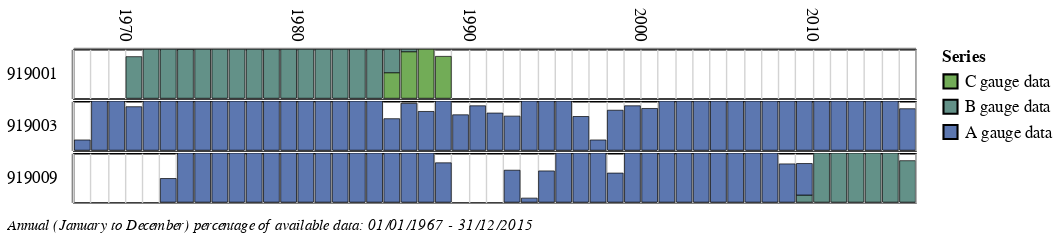

Source (notebook cell):
### Markdown cell above
### Example 2 - Compare available gauge data makeup of several gauge locations

### Code cell
dflist=[ts1["Total"],ts2["Total"],ts3["Total"],ts4["Total"],ts5["Total"],ts6["Total"]]
sites=["919001","919001","919001","919003","919009","919009"]
series=["C gauge data","B gauge data","A gauge data","A gauge data","B gauge data","A gauge data"]

opl.pyblo(dflist,sites,series)

### Figure 1 — Vega-Lite specification as saved in the notebook (floating-point values rounded to 4 significant figures)
{"config": {"view": {"continuousWidth": 300, "continuousHeight": 300, "stroke": "black"}, "axis": {"labelFontSize": 12, "titleFontSize": 12}, "headerRow": {"labelFontSize": 12, "titleFontSize": 12}, "legend": {"labelFontSize": 12, "titleFontSize": 12}}, "data": {"name": "data-38c6abec8106d432085b44ffa2444037"}, "mark": {"type": "bar", "clip": true, "width": {"band": 1}}, "encoding": {"color": {"field": "c", "scale": {"range": ["#72AC57", "#639188", "#5C77B0", "#765EA4", "#98467A", "#BA3438", "#CF512B", "#E18433"]}, "sort": ["C gauge data", "B gauge data", "A gauge data"], "title": "Series", "type": "nominal"}, "order": {"field": "color_c_sort_index", "type": "quantitative"}, "row": {"field": "Site", "header": {"labelAlign": "left", "labelAngle": 0, "labelOrient": "left"}, "sort": ["919001", "919003", "919009"], "spacing": 0, "title": null}, "stroke": {"value": "black"}, "strokeWidth": {"condition": {"test": "datum.Perc > 0", "value": 0.5}, "value": 0}, "tooltip": [{"field": "Perc", "format": ".1%", "title": "Percentage", "type": "quantitative"}, {"field": "c", "title": "Series", "type": "nominal"}, {"field": "index", "format": "%Y", "title": "Water Year", "type": "temporal"}], "x": {"axis": {"grid": true, "gridColor": "lightgrey", "labelAngle": 90, "labelExpr": "year(datum.value) % 10 ? null : datum.label", "labelPadding": 5, "orient": "top", "tickCount": 999999, "ticks": false, "title": null}, "field": "index", "scale": {"domain": ["1967-01-01T00:00:00", "2016-01-01T00:00:00"]}, "timeUnit": "year", "type": "temporal"}, "y": {"axis": {"format": ".1%", "tickCount": 0}, "field": "Perc", "scale": {"domain": [0, 1]}, "stack": "zero", "title": null, "type": "quantitative"}}, "height": 35, "title": {"text": ["Annual (January to December) percentage of available data: 01/01/1967 - 31/12/2015"], "anchor": "start", "baseline": "bottom", "fontSize": 10.8, "fontStyle": "italic", "fontWeight": "normal", "offset": 21.6, "orient": "bottom"}, "transform": [{"lookup": "Series", "from": {"data": {"name": "data-6ab3077922bc200046cff8915352931c"}, "key": "key", "fields": ["c"]}}], "width": 600, "$schema": "https://vega.github.io/schema/vega-lite/v5.8.0.json", "datasets": {"data-38c6abec8106d432085b44ffa2444037": [{"index": "1970-01-01T00:00:00", "Series": "Series1", "Count": 309, "Day_count": 365, "Perc": 0.8466, "Site": "919001"}, {"index": "1971-01-01T00:00:00", "Series": "Series1", "Count": 365, "Day_count": 365, "Perc": 1.0, "Site": "919001"}, {"index": "1972-01-01T00:00:00", "Series": "Series1", "Count": 366, "Day_count": 366, "Perc": 1.0, "Site": "919001"}, {"index": "1973-01-01T00:00:00", "Series": "Series1", "Count": 363, "Day_count": 365, "Perc": 0.9945, "Site": "919001"}, {"index": "1974-01-01T00:00:00", "Series": "Series1", "Count": 365, "Day_count": 365, "Perc": 1.0, "Site": "919001"}, {"index": "1975-01-01T00:00:00", "Series": "Series1", "Count": 365, "Day_count": 365, "Perc": 1.0, "Site": "919001"}, {"index": "1976-01-01T00:00:00", "Series": "Series1", "Count": 366, "Day_count": 366, "Perc": 1.0, "Site": "919001"}, {"index": "1977-01-01T00:00:00", "Series": "Series1", "Count": 365, "Day_count": 365, "Perc": 1.0, "Site": "919001"}, {"index": "1978-01-01T00:00:00", "Series": "Series1", "Count": 365, "Day_count": 365, "Perc": 1.0, "Site": "919001"}, {"index": "1979-01-01T00:00:00", "Series": "Series1", "Count": 365, "Day_count": 365, "Perc": 1.0, "Site": "919001"}, {"index": "1980-01-01T00:00:00", "Series": "Series1", "Count": 366, "Day_count": 366, "Perc": 1.0, "Site": "919001"}, {"index": "1981-01-01T00:00:00", "Series": "Series1", "Count": 365, "Day_count": 365, "Perc": 1.0, "Site": "919001"}, {"index": "1982-01-01T00:00:00", "Series": "Series1", "Count": 365, "Day_count": 365, "Perc": 1.0, "Site": "919001"}, {"index": "1983-01-01T00:00:00", "Series": "Series1", "Count": 365, "Day_count": 365, "Perc": 1.0, "Site": "919001"}, {"index": "1984-01-01T00:00:00", "Series": "Series1", "Count": 366, "Day_count": 366, "Perc": 1.0, "Site": "919001"}, {"index": "1985-01-01T00:00:00", "Series": "Series0", "Count": 190, "Day_count": 365, "Perc": 0.5205, "Site": "919001"}, {"index": "1985-01-01T00:00:00", "Series": "Series1", "Count": 175, "Day_count": 365, "Perc": 0.4795, "Site": "919001"}, {"index": "1986-01-01T00:00:00", "Series": "Series0", "Count": 346, "Day_count": 365, "Perc": 0.9479, "Site": "919001"}, {"index": "1986-01-01T00:00:00", "Series": "Series1", "Count": 19, "Day_count": 365, "Perc": 0.05205, "Site": "919001"}, {"index": "1987-01-01T00:00:00", "Series": "Series0", "Count": 365, "Day_count": 365, "Perc": 1.0, "Site": "919001"}, {"index": "1988-01-01T00:00:00", "Series": "Series0", "Count": 312, "Day_count": 366, "Perc": 0.8525, "Site": "919001"}, {"index": "1967-01-01T00:00:00", "Series": "Series3", "Count": 76, "Day_count": 365, "Perc": 0.2082, "Site": "919003"}, {"index": "1968-01-01T00:00:00", "Series": "Series3", "Count": 366, "Day_count": 366, "Perc": 1.0, "Site": "919003"}, {"index": "1969-01-01T00:00:00", "Series": "Series3", "Count": 365, "Day_count": 365, "Perc": 1.0, "Site": "919003"}, {"index": "1970-01-01T00:00:00", "Series": "Series3", "Count": 323, "Day_count": 365, "Perc": 0.8849, "Site": "919003"}, {"index": "1971-01-01T00:00:00", "Series": "Series3", "Count": 365, "Day_count": 365, "Perc": 1.0, "Site": "919003"}, {"index": "1972-01-01T00:00:00", "Series": "Series3", "Count": 366, "Day_count": 366, "Perc": 1.0, "Site": "919003"}, {"index": "1973-01-01T00:00:00", "Series": "Series3", "Count": 365, "Day_count": 365, "Perc": 1.0, "Site": "919003"}, {"index": "1974-01-01T00:00:00", "Series": "Series3", "Count": 365, "Day_count": 365, "Perc": 1.0, "Site": "919003"}, {"index": "1975-01-01T00:00:00", "Series": "Series3", "Count": 365, "Day_count": 365, "Perc": 1.0, "Site": "919003"}, {"index": "1976-01-01T00:00:00", "Series": "Series3", "Count": 366, "Day_count": 366, "Perc": 1.0, "Site": "919003"}, {"index": "1977-01-01T00:00:00", "Series": "Series3", "Count": 365, "Day_count": 365, "Perc": 1.0, "Site": "919003"}, {"index": "1978-01-01T00:00:00", "Series": "Series3", "Count": 365, "Day_count": 365, "Perc": 1.0, "Site": "919003"}, {"index": "1979-01-01T00:00:00", "Series": "Series3", "Count": 365, "Day_count": 365, "Perc": 1.0, "Site": "919003"}, {"index": "1980-01-01T00:00:00", "Series": "Series3", "Count": 366, "Day_count": 366, "Perc": 1.0, "Site": "919003"}, {"index": "1981-01-01T00:00:00", "Series": "Series3", "Count": 365, "Day_count": 365, "Perc": 1.0, "Site": "919003"}, {"index": "1982-01-01T00:00:00", "Series": "Series3", "Count": 365, "Day_count": 365, "Perc": 1.0, "Site": "919003"}, {"index": "1983-01-01T00:00:00", "Series": "Series3", "Count": 365, "Day_count": 365, "Perc": 1.0, "Site": "919003"}, {"index": "1984-01-01T00:00:00", "Series": "Series3", "Count": 366, "Day_count": 366, "Perc": 1.0, "Site": "919003"}, {"index": "1985-01-01T00:00:00", "Series": "Series3", "Count": 234, "Day_count": 365, "Perc": 0.6411, "Site": "919003"}, {"index": "1986-01-01T00:00:00", "Series": "Series3", "Count": 348, "Day_count": 365, "Perc": 0.9534, "Site": "919003"}, {"index": "1987-01-01T00:00:00", "Series": "Series3", "Count": 288, "Day_count": 365, "Perc": 0.789, "Site": "919003"}, {"index": "1988-01-01T00:00:00", "Series": "Series3", "Count": 366, "Day_count": 366, "Perc": 1.0, "Site": "919003"}, {"index": "1989-01-01T00:00:00", "Series": "Series3", "Count": 263, "Day_count": 365, "Perc": 0.7205, "Site": "919003"}, {"index": "1990-01-01T00:00:00", "Series": "Series3", "Count": 330, "Day_count": 365, "Perc": 0.9041, "Site": "919003"}, {"index": "1991-01-01T00:00:00", "Series": "Series3", "Count": 276, "Day_count": 365, "Perc": 0.7562, "Site": "919003"}, {"index": "1992-01-01T00:00:00", "Series": "Series3", "Count": 254, "Day_count": 366, "Perc": 0.694, "Site": "919003"}, {"index": "1993-01-01T00:00:00", "Series": "Series3", "Count": 365, "Day_count": 365, "Perc": 1.0, "Site": "919003"}, {"index": "1994-01-01T00:00:00", "Series": "Series3", "Count": 365, "Day_count": 365, "Perc": 1.0, "Site": "919003"}, {"index": "1995-01-01T00:00:00", "Series": "Series3", "Count": 365, "Day_count": 365, "Perc": 1.0, "Site": "919003"}, {"index": "1996-01-01T00:00:00", "Series": "Series3", "Count": 251, "Day_count": 366, "Perc": 0.6858, "Site": "919003"}, {"index": "1997-01-01T00:00:00", "Series": "Series3", "Count": 76, "Day_count": 365, "Perc": 0.2082, "Site": "919003"}, {"index": "1998-01-01T00:00:00", "Series": "Series3", "Count": 297, "Day_count": 365, "Perc": 0.8137, "Site": "919003"}, {"index": "1999-01-01T00:00:00", "Series": "Series3", "Count": 330, "Day_count": 365, "Perc": 0.9041, "Site": "919003"}, {"index": "2000-01-01T00:00:00", "Series": "Series3", "Count": 311, "Day_count": 366, "Perc": 0.8497, "Site": "919003"}, {"index": "2001-01-01T00:00:00", "Series": "Series3", "Count": 365, "Day_count": 365, "Perc": 1.0, "Site": "919003"}, {"index": "2002-01-01T00:00:00", "Series": "Series3", "Count": 365, "Day_count": 365, "Perc": 1.0, "Site": "919003"}, {"index": "2003-01-01T00:00:00", "Series": "Series3", "Count": 365, "Day_count": 365, "Perc": 1.0, "Site": "919003"}, {"index": "2004-01-01T00:00:00", "Series": "Series3", "Count": 366, "Day_count": 366, "Perc": 1.0, "Site": "919003"}, {"index": "2005-01-01T00:00:00", "Series": "Series3", "Count": 365, "Day_count": 365, "Perc": 1.0, "Site": "919003"}, {"index": "2006-01-01T00:00:00", "Series": "Series3", "Count": 365, "Day_count": 365, "Perc": 1.0, "Site": "919003"}, {"index": "2007-01-01T00:00:00", "Series": "Series3", "Count": 365, "Day_count": 365, "Perc": 1.0, "Site": "919003"}, {"index": "2008-01-01T00:00:00", "Series": "Series3", "Count": 366, "Day_count": 366, "Perc": 1.0, "Site": "919003"}, {"index": "2009-01-01T00:00:00", "Series": "Series3", "Count": 365, "Day_count": 365, "Perc": 1.0, "Site": "919003"}, {"index": "2010-01-01T00:00:00", "Series": "Series3", "Count": 365, "Day_count": 365, "Perc": 1.0, "Site": "919003"}, {"index": "2011-01-01T00:00:00", "Series": "Series3", "Count": 365, "Day_count": 365, "Perc": 1.0, "Site": "919003"}, {"index": "2012-01-01T00:00:00", "Series": "Series3", "Count": 366, "Day_count": 366, "Perc": 1.0, "Site": "919003"}, {"index": "2013-01-01T00:00:00", "Series": "Series3", "Count": 365, "Day_count": 365, "Perc": 1.0, "Site": "919003"}, {"index": "2014-01-01T00:00:00", "Series": "Series3", "Count": 365, "Day_count": 365, "Perc": 1.0, "Site": "919003"}, {"index": "2015-01-01T00:00:00", "Series": "Series3", "Count": 308, "Day_count": 365, "Perc": 0.8438, "Site": "919003"}, {"index": "1972-01-01T00:00:00", "Series": "Series5", "Count": 176, "Day_count": 366, "Perc": 0.4809, "Site": "919009"}, {"index": "1973-01-01T00:00:00", "Series": "Series5", "Count": 365, "Day_count": 365, "Perc": 1.0, "Site": "919009"}, {"index": "1974-01-01T00:00:00", "Series": "Series5", "Count": 365, "Day_count": 365, "Perc": 1.0, "Site": "919009"}, {"index": "1975-01-01T00:00:00", "Series": "Series5", "Count": 365, "Day_count": 365, "Perc": 1.0, "Site": "919009"}, {"index": "1976-01-01T00:00:00", "Series": "Series5", "Count": 366, "Day_count": 366, "Perc": 1.0, "Site": "919009"}, {"index": "1977-01-01T00:00:00", "Series": "Series5", "Count": 365, "Day_count": 365, "Perc": 1.0, "Site": "919009"}, {"index": "1978-01-01T00:00:00", "Series": "Series5", "Count": 365, "Day_count": 365, "Perc": 1.0, "Site": "919009"}, {"index": "1979-01-01T00:00:00", "Series": "Series5", "Count": 365, "Day_count": 365, "Perc": 1.0, "Site": "919009"}, {"index": "1980-01-01T00:00:00", "Series": "Series5", "Count": 366, "Day_count": 366, "Perc": 1.0, "Site": "919009"}, {"index": "1981-01-01T00:00:00", "Series": "Series5", "Count": 365, "Day_count": 365, "Perc": 1.0, "Site": "919009"}, {"index": "1982-01-01T00:00:00", "Series": "Series5", "Count": 365, "Day_count": 365, "Perc": 1.0, "Site": "919009"}, {"index": "1983-01-01T00:00:00", "Series": "Series5", "Count": 365, "Day_count": 365, "Perc": 1.0, "Site": "919009"}, {"index": "1984-01-01T00:00:00", "Series": "Series5", "Count": 366, "Day_count": 366, "Perc": 1.0, "Site": "919009"}, {"index": "1985-01-01T00:00:00", "Series": "Series5", "Count": 365, "Day_count": 365, "Perc": 1.0, "Site": "919009"}, {"index": "1986-01-01T00:00:00", "Series": "Series5", "Count": 365, "Day_count": 365, "Perc": 1.0, "Site": "919009"}, {"index": "1987-01-01T00:00:00", "Series": "Series5", "Count": 365, "Day_count": 365, "Perc": 1.0, "Site": "919009"}, {"index": "1988-01-01T00:00:00", "Series": "Series5", "Count": 293, "Day_count": 366, "Perc": 0.8005, "Site": "919009"}, {"index": "1992-01-01T00:00:00", "Series": "Series5", "Count": 238, "Day_count": 366, "Perc": 0.6503, "Site": "919009"}, {"index": "1993-01-01T00:00:00", "Series": "Series5", "Count": 30, "Day_count": 365, "Perc": 0.08219, "Site": "919009"}, {"index": "1994-01-01T00:00:00", "Series": "Series5", "Count": 232, "Day_count": 365, "Perc": 0.6356, "Site": "919009"}, {"index": "1995-01-01T00:00:00", "Series": "Series5", "Count": 365, "Day_count": 365, "Perc": 1.0, "Site": "919009"}, {"index": "1996-01-01T00:00:00", "Series": "Series5", "Count": 366, "Day_count": 366, "Perc": 1.0, "Site": "919009"}, {"index": "1997-01-01T00:00:00", "Series": "Series5", "Count": 365, "Day_count": 365, "Perc": 1.0, "Site": "919009"}, {"index": "1998-01-01T00:00:00", "Series": "Series5", "Count": 216, "Day_count": 365, "Perc": 0.5918, "Site": "919009"}, {"index": "1999-01-01T00:00:00", "Series": "Series5", "Count": 365, "Day_count": 365, "Perc": 1.0, "Site": "919009"}, {"index": "2000-01-01T00:00:00", "Series": "Series5", "Count": 366, "Day_count": 366, "Perc": 1.0, "Site": "919009"}, {"index": "2001-01-01T00:00:00", "Series": "Series5", "Count": 365, "Day_count": 365, "Perc": 1.0, "Site": "919009"}, {"index": "2002-01-01T00:00:00", "Series": "Series5", "Count": 365, "Day_count": 365, "Perc": 1.0, "Site": "919009"}, {"index": "2003-01-01T00:00:00", "Series": "Series5", "Count": 365, "Day_count": 365, "Perc": 1.0, "Site": "919009"}, {"index": "2004-01-01T00:00:00", "Series": "Series5", "Count": 366, "Day_count": 366, "Perc": 1.0, "Site": "919009"}, {"index": "2005-01-01T00:00:00", "Series": "Series5", "Count": 365, "Day_count": 365, "Perc": 1.0, "Site": "919009"}, {"index": "2006-01-01T00:00:00", "Series": "Series5", "Count": 365, "Day_count": 365, "Perc": 1.0, "Site": "919009"}, {"index": "2007-01-01T00:00:00", "Series": "Series5", "Count": 365, "Day_count": 365, "Perc": 1.0, "Site": "919009"}, {"index": "2008-01-01T00:00:00", "Series": "Series5", "Count": 285, "Day_count": 366, "Perc": 0.7787, "Site": "919009"}, {"index": "2009-01-01T00:00:00", "Series": "Series4", "Count": 53, "Day_count": 365, "Perc": 0.1452, "Site": "919009"}, {"index": "2009-01-01T00:00:00", "Series": "Series5", "Count": 234, "Day_count": 365, "Perc": 0.6411, "Site": "919009"}, {"index": "2010-01-01T00:00:00", "Series": "Series4", "Count": 365, "Day_count": 365, "Perc": 1.0, "Site": "919009"}, {"index": "2011-01-01T00:00:00", "Series": "Series4", "Count": 365, "Day_count": 365, "Perc": 1.0, "Site": "919009"}, {"index": "2012-01-01T00:00:00", "Series": "Series4", "Count": 366, "Day_count": 366, "Perc": 1.0, "Site": "919009"}, {"index": "2013-01-01T00:00:00", "Series": "Series4", "Count": 365, "Day_count": 365, "Perc": 1.0, "Site": "919009"}, {"index": "2014-01-01T00:00:00", "Series": "Series4", "Count": 365, "Day_count": 365, "Perc": 1.0, "Site": "919009"}, {"index": "2015-01-01T00:00:00", "Series": "Series4", "Count": 308, "Day_count": 365, "Perc": 0.8438, "Site": "919009"}], "data-6ab3077922bc200046cff8915352931c": [{"key": "Series0", "c": "C gauge data"}, {"key": "Series1", "c": "B gauge data"}, {"key": "Series2", "c": "A gauge data"}, {"key": "Series3", "c": "A gauge data"}, {"key": "Series4", "c": "B gauge data"}, {"key": "Series5", "c": "A gauge data"}]}}
